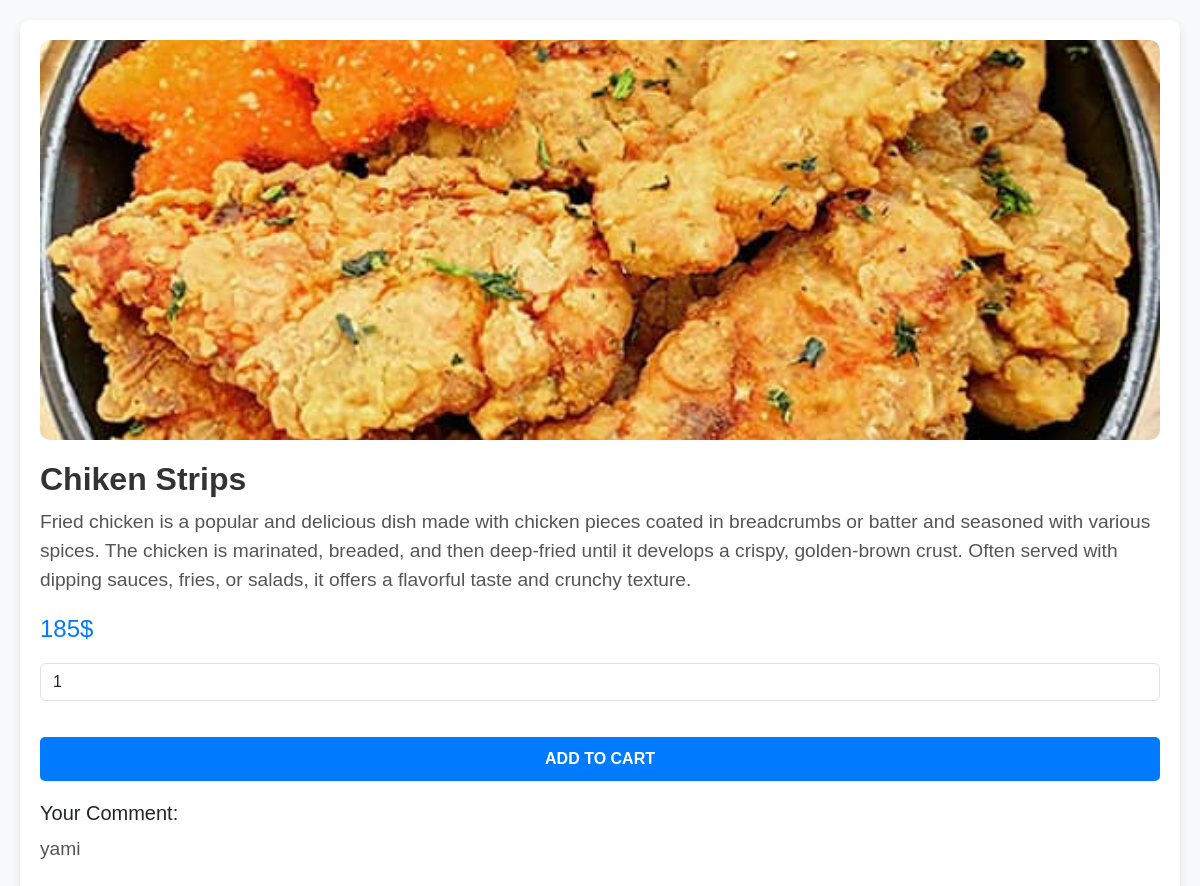
Screenshot of /customer/food/16/ (signed in) with the database file from the repository.
### main/models.py (models this page shows, shortened)
class Food(models.Model):
    CATEGORY_CHOICES = [
        ('irani', 'Irani'),
        ('kebab', 'Kebab'),
        ('pizza', 'Pizza'),
        ('burger', 'Burger'),
        ('strips', 'Strips'),
        ('salad', 'Salad'),
    ]
    name = models.CharField(max_length=100)
    description = models.TextField()
    price = models.PositiveIntegerField(default=0)
    image = models.ImageField(upload_to='food_images/', default='food_images/default_food.jpg')
    created_by = models.ForeignKey(settings.AUTH_USER_MODEL, on_delete=models.CASCADE)
    category = models.CharField(max_length=50, choices=CATEGORY_CHOICES, default='irani')
    stock = models.PositiveIntegerField(default=0)
    rating = models.DecimalField(max_digits=3, decimal_places=2, default=0.0, blank=True)
    rating_count = models.PositiveIntegerField(default=0)
    preparation_time = models.PositiveBigIntegerField(default=30)

class FoodRating(models.Model):
    food = models.ForeignKey(Food, on_delete=models.CASCADE, related_name="ratings")
    user = models.ForeignKey(User, on_delete=models.CASCADE)
    rating = models.DecimalField(max_digits=2, decimal_places=1, choices=[(i, str(i)) for i in range(1, 6)])
    comment = models.TextField(blank=True, null=True)
    reply = models.TextField(blank=True, null=True)
    created_at = models.DateTimeField(auto_now_add=True)
    modified_at = models.DateTimeField(auto_now=True)
    class Meta:
        unique_together = ['food', 'user']

### main/views.py (the view, shortened to what this page needs)
# urls.py: path('customer/food/<int:food_id>/', CustomerFoodDetailView.as_view(), name='customer_food_detail'),
class CustomerFoodDetailView(LoginRequiredMixin, TemplateView):
    template_name = 'customer/food_detail.html'
    def dispatch(self, request, *args, **kwargs):
        self.food = get_object_or_404(Food, id=kwargs['food_id'])
        return super().dispatch(request, *args, **kwargs)
    def get_context_data(self, **kwargs):
        existing_rating = FoodRating.objects.filter(food=self.food, user=self.request.user).first()
        return {'food': self.food, 'existing_rating': existing_rating}

### main/templates/customer/food_detail.html (shortened to what this page needs)
<!DOCTYPE html>
<html lang="en">
  <head>
    <link
      href="https://cdn.jsdelivr.net/npm/bootstrap@5.3.0-alpha1/dist/css/bootstrap.min.css"
      rel="stylesheet"
    />
  </head>
  <body>
    <div class="food-detail">
      <img src="{{ food.image.url }}" alt="{{ food.name }}" />
      <h2>{{ food.name }}</h2>
      <p>{{ food.description }}</p>
      <p class="price">{{ food.price }}$</p>
      {% if food.stock > 0 %}
      <form method="POST" action="{% url 'customer_add_to_cart' food.id %}">
        <input
          type="number"
          name="quantity"
          value="1"
          min="1"
          class="form-control mb-3"
        />
        <button type="submit" class="add-to-cart">Add to Cart</button>
      </form>
      {% else %}
      <button class="btn btn-secondary w-100" disabled>Out of Stock</button>
      {% endif %}
      {% if existing_rating %}
      <div class="rating-comment">
        <h5>Your Comment:</h5>
        <p>{{ existing_rating.comment }}</p>
      </div>
      {% else %}
      <p>No comment yet</p>
      {% endif %}
    </div>
  </body>
</html>

### main/templates/customer/food_detail.html (style rules this page uses)
body { background-color: #f8f9fa; font-family: "Arial", sans-serif; padding: 20px; }
.food-detail { background-color: #fff; border-radius: 10px; box-shadow: 0 4px 8px rgba(0, 0, 0, 0.1); padding: 20px; }
.food-detail img { width: 100%; height: 400px; object-fit: cover; border-radius: 10px; }
.food-detail h2 { font-size: 2rem; font-weight: 600; color: #333; margin-top: 20px; }
.food-detail p { font-size: 1.2rem; color: #555; margin-top: 10px; }
.food-detail .price { font-size: 1.5rem; color: #007bff; margin-top: 15px; }
.food-detail .add-to-cart { background-color: #007bff; color: white; border: none; padding: 10px; width: 100%; font-weight: 600; text-transform: uppercase; cursor: pointer; border-radius: 5px; transition: background-color 0.3s; margin-top: 20px; }

### rows the page displays
Food: image (picture), name "Chiken Strips", description "Fried chicken is a popular and delicious dish made with chicken pieces coated in breadcrumbs or batter and seasoned with various spices. The chicken is marinated, breaded, and then deep-fried until it develops a crispy, golden-brown crust. Often served with dipping sauces, fries, or salads, it offers a flavorful taste and crunchy texture.", price "185"
FoodRating: comment "yami"
